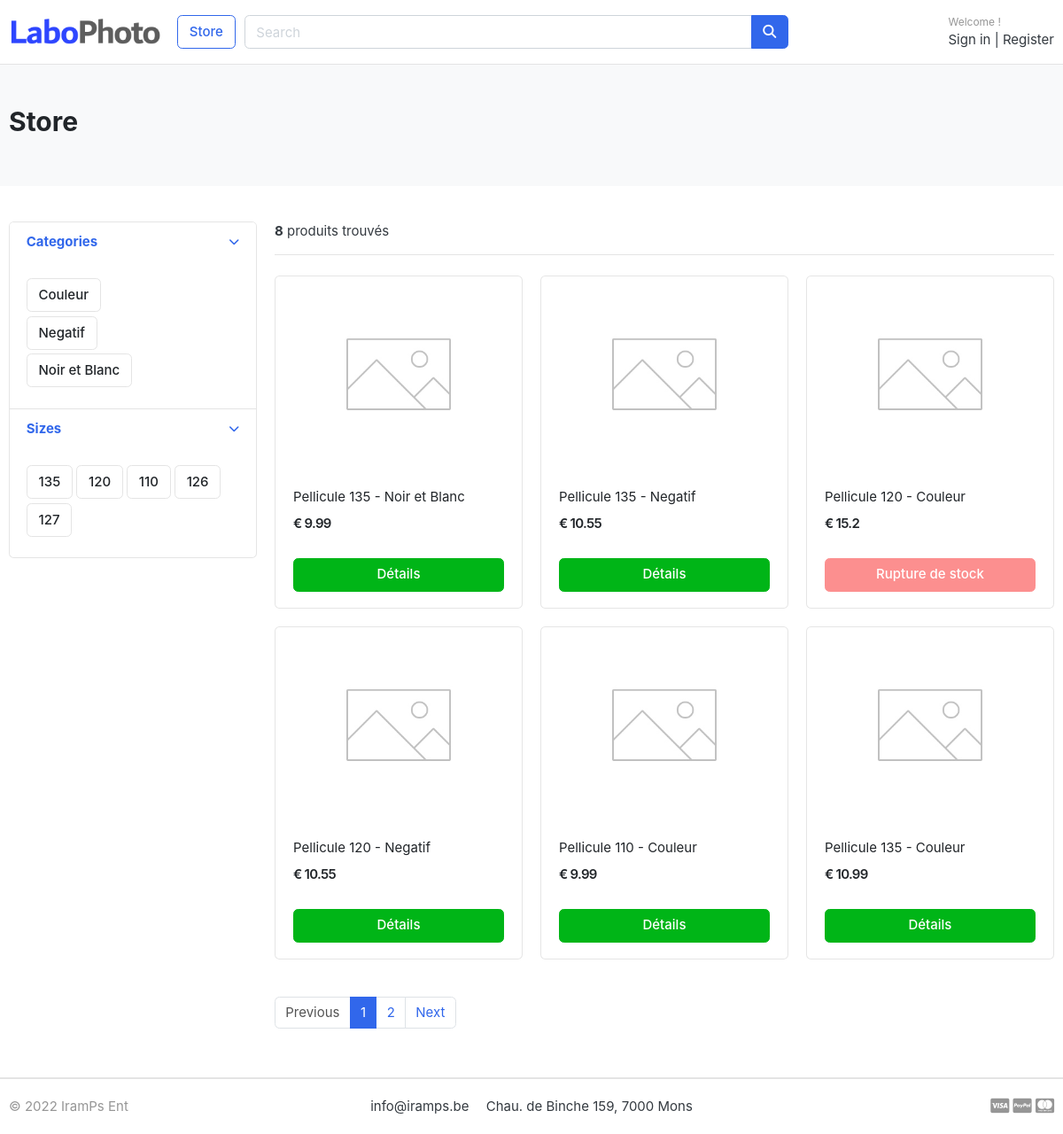
/store/, run on the app's committed database.
### category/models.py (models this page shows, shortened)
class ColorCategory(models.Model):
    category_name = models.CharField(max_length=50, unique=True)
    slug = models.SlugField(max_length=100, unique=True)
    size = models.IntegerField(default=0)
    description = models.TextField(max_length=255, blank=True)
    cat_image = models.ImageField(upload_to="photos/categories/", blank=True)
    class Meta:
        verbose_name = 'color category'
        verbose_name_plural = 'color categories'

class SizeCategory(models.Model):
    category_name = models.CharField(max_length=50, unique=True)
    slug = models.SlugField(max_length=100, unique=True)
    size = models.IntegerField(default=0)
    description = models.TextField(max_length=255, blank=True)
    cat_image = models.ImageField(upload_to="photos/categories/", blank=True)
    class Meta:
        verbose_name = 'size category'
        verbose_name_plural = 'size categories'

### store/models.py (models this page shows, shortened)
class Product(models.Model):
    product_name    = models.CharField(max_length=200, unique=True, blank=True)
    slug            = models.SlugField(max_length=200, unique=True, blank=True)
    description     = models.TextField(max_length=500, blank=True)
    price           = models.FloatField()
    images          = models.ImageField(upload_to='photos/products', default='photos/products/defaultproduct.jpg')
    stock           = models.IntegerField()
    number_of_sale  = models.IntegerField(default=0)
    is_available    = models.BooleanField(default=True)
    color_category  = models.ForeignKey(ColorCategory, on_delete=models.CASCADE, null=True, default=None)
    size_category   = models.ForeignKey(SizeCategory, on_delete=models.CASCADE, null=True, default=None)
    created_on      = models.DateTimeField(auto_now_add=True)
    modified_date   = models.DateTimeField(auto_now=True)
    tva             = models.FloatField(default=21.0)

### store/views.py (the view, shortened to what this page needs)
# urls.py: path('', Store.as_view(), name="store"),
class Store(ListView):
    model = Product
    context_object_name = "products"
    template_name = "store/store.html"
    paginate_by = 6
    ordering = 'id'
    def get_queryset(self, *args, **kwargs) :
        queryset = super().get_queryset()
        return queryset.filter(is_available=True)
    def get_context_data(self, **kwargs):
        context = super().get_context_data(**kwargs)
        context['product_count'] = self.get_queryset().count()
        return context

### carts/context_processors.py (called while the page is built)
def counter(request):
    total_quantity = 0
    if 'admin' in request.path:
        return {}
    else :
        try :
            cart = Cart.objects.get(cart_id=request.user)
            cartitem = CartItem.objects.filter(cart=cart, is_active=True)
            total_quantity = cartitem.aggregate(Sum('quantity'))['quantity__sum']
            total_quantity = total_quantity if total_quantity is not None else 0
        except :
            total_quantity = 0
    return dict(total_item=total_quantity)

### category/context_processors.py (called while the page is built)
def menu_links(request):
    links = ColorCategory.objects.all()
    size_categories = SizeCategory.objects.all()
    return dict(links=links, size_categories=size_categories)

### templates/store/store.html (shortened to what this page needs)
{% extends 'base.html' %}
{% load static %}
{% block content %}
<section class="section-pagetop bg">
<div class="container">
{% if 'search' in request.path and products %}
	<h2 class="title-page">Résultat pour '{{keyword}}'</h2>
{% elif 'search' in request.path and not products %}
	<h2 class="title-page">Aucun résultat pour '{{keyword}}'</h2>
{% else %}
	<h2 class="title-page">Store</h2>
{% endif %}
</div>
</section>
<section class="section-content padding-y">
<div class="container">
<div class="row">
	<aside class="col-md-3">
<div class="card">
	<article class="filter-group">
		<header class="card-header">
			<a href="#" data-toggle="collapse" data-target="#collapse_1" aria-expanded="true" class="">
				<i class="icon-control fa fa-chevron-down"></i>
				<h6 class="title">Categories</h6>
			</a>
		</header>
		<div class="filter-content collapse show" id="collapse_1" style="">
			<div class="card-body">
				{% for color_category in links %}
				<div>
					<label class="checkbox-btn">
						<a href="{% url 'store:colorsearch' color=color_category.pk %}" class="btn btn-light w-100"> {{ color_category.category_name }} </a>
					</label>
				</div>
			  	{% endfor %}
			</div>
		</div>
	</article>
	<article class="filter-group">
		<header class="card-header">
			<a href="#" data-toggle="collapse" data-target="#collapse_4" aria-expanded="true" class="">
				<i class="icon-control fa fa-chevron-down"></i>
				<h6 class="title">Sizes </h6>
			</a>
		</header>
		<div class="filter-content collapse show" id="collapse_4" style="">
			<div class="card-body">
				{% for size_category in size_categories %}
					<label class="checkbox-btn">
						<a href="{% url 'store:sizesearch' size=size_category.pk %}" class="btn btn-light"> {{ size_category.size }} </a>
					</label>
			  	{% endfor %}
		</div>
		</div>
	</article>
</div>
	</aside>
	<main class="col-md-9">
<header class="border-bottom mb-4 pb-3">
		<div class="form-inline">
			<span class="mr-md-auto"><strong>{{ product_count }}</strong> produits trouvés </span>
		</div>
</header>
<div class="row">
{% for product in products %}
	<div class="col-md-4">
		<figure class="card card-product-grid">
			<div class="img-wrap">
				<a href="{% url 'store:product_detail' slug=product.slug %}" class="img-wrap"> <img src="{{ product.images.url }}"> </a>
			</div>
			<figcaption class="info-wrap">
				<div class="fix-height">
					<a href="{% url 'store:product_detail' slug=product.slug %}" class="title">{{ product.product_name }}</a>
					<div class="price-wrap mt-2">
						<span class="price">€ {{ product.price }}</span>
					</div>
				</div>
				{% if product.stock > 0 %}
				<a href="{% url 'store:product_detail' slug=product.slug %}" class="btn btn-block btn-success">Détails </a>
				{% else %}
				<a href="{% url 'carts:add_cart' product_id=product.id%}" class="btn btn-block btn-danger disabled">Rupture de stock </a>
				{% endif %}
			</figcaption>
		</figure>
	</div>
{% endfor %}
</div>
<nav class="mt-4" aria-label="Page navigation sample">
	{% if page_obj.has_other_pages %}
	  <ul class="pagination">
			{% if page_obj.has_previous %}
	    <li class="page-item"><a class="page-link" href="?page={{page_obj.previous_page_number}}">Previous</a></li>
			{% else %}
			<li class="page-item disabled"><a class="page-link" href="#">Previous</a></li>
			{% endif %}
			{% for i in page_obj.paginator.page_range %}
				{% if page_obj.number == i %}
	    		<li class="page-item active"><a class="page-link" href="#">{{i}}</a></li>
				{% else %}
					<li class="page-item"><a class="page-link" href="?page={{i}}">{{i}}</a></li>
				{% endif %}
	    {% endfor %}
			{% if page_obj.has_next %}
	    	<li class="page-item"><a class="page-link" href="?page={{page_obj.next_page_number}}">Next</a></li>
			{% else %}
				<li class="page-item disabled"><a class="page-link" href="#">Next</a></li>
			{% endif %}
	  </ul>
	{% endif %}
</nav>
	</main>
</div>
</div>
</section>
{% endblock %}

### static/css/ui.css (style rules this page uses)
html { font-family: "Inter", sans-serif; font-size: 15px; }
.img-wrap { text-align: center; display: block; }
.img-wrap img { max-width: 100%; }
.price-wrap { letter-spacing: -0.7px; }
.padding-y { padding-top: 40px; padding-bottom: 40px; }
figure { margin-bottom: 0; }
article:after, .form-group:after { display: block; clear: both; content: ""; }
.bg { background-color: #f8f9fa; }
.title-page { color: #212529; }
.btn-light { background-color: #fff; border-color: #e4e4e4; }
[class*=card-product] a.title { color: #212529; display: block; }
[class*=card-product] .img-wrap { overflow: hidden; position: relative; }
[class*=card-product] .img-wrap img { height: 100%; max-width: 100%; width: auto; display: inline-block; -o-object-fit: cover; object-fit: cover; }
.card-product-grid { margin-bottom: 20px; }
.card-product-grid .img-wrap { border-radius: 0.2rem 0.2rem 0 0; height: 220px; }
.card-product-grid .info-wrap { overflow: hidden; padding: 18px 20px; }
.card-product-grid .fix-height { height: 80px; overflow: hidden; }
.card .img-wrap { overflow: hidden; }
.price { font-weight: 600; color: #212529; }
.icon-control { margin-top: 5px; float: right; font-size: 80%; }
.card-header .title { margin-bottom: 0; line-height: 1.5; }
.filter-group { border-bottom: 1px solid #e4e4e4; }
.filter-group .card-header { border-bottom: 0; }
.filter-group:last-child { border-bottom: 0; }
.checkbox-btn { position: relative; }
.section-pagetop { padding: 45px 0; }

### data on the page
ColorCategory: category_name "Couleur"
ColorCategory: category_name "Negatif"
ColorCategory: category_name "Noir et Blanc"
SizeCategory: size "135"
SizeCategory: size "120"
SizeCategory: size "110"
SizeCategory: size "126"
SizeCategory: size "127"
Product: images (placeholder picture), product_name "Pellicule 135 - Noir et Blanc", price "9.99", stock "Détails"
Product: images (placeholder picture), product_name "Pellicule 135 - Negatif", price "10.55", stock "Détails"
Product: images (placeholder picture), product_name "Pellicule 120 - Couleur", price "15.2", stock "Rupture de stock"
Product: images (placeholder picture), product_name "Pellicule 120 - Negatif", price "10.55", stock "Détails"
Product: images (placeholder picture), product_name "Pellicule 110 - Couleur", price "9.99", stock "Détails"
Product: images (placeholder picture), product_name "Pellicule 135 - Couleur", price "10.99", stock "Détails"

### other printed values
{{ product_count }} "8"
{{ i }} "1"
{{ i }} "2"
